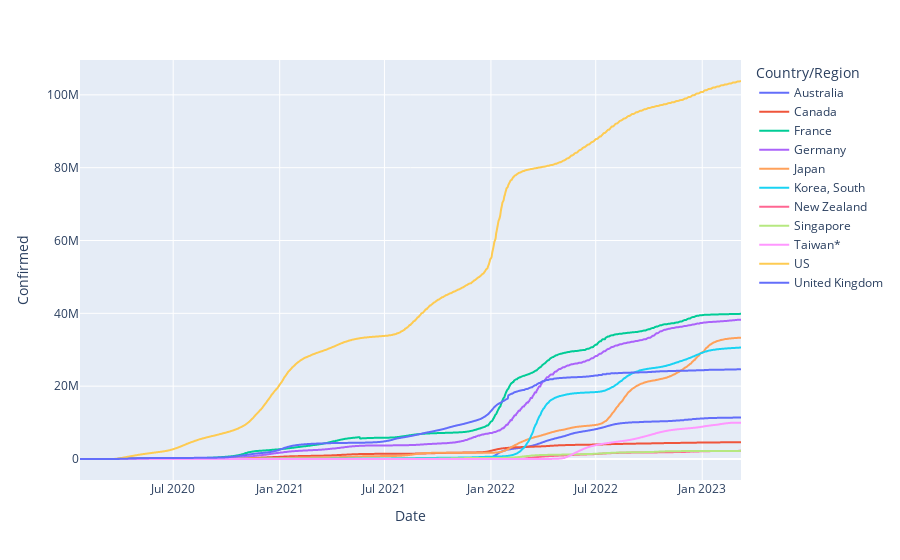

Notebook code cell kept with this figure:
### Code cell
# Plotting with Plotly
country_ts_data = confirmed_time_series[confirmed_time_series['Country/Region'].isin(country_list)]
fig = px.line(country_ts_data, x="Date", y="Confirmed",
              color="Country/Region", line_group="Country/Region", hover_name="Country/Region",
              line_shape="spline", render_mode="svg")
fig.show()

### Figure 1 — Plotly figure (JSON) as saved in the notebook; plotly's stock layout.template omitted (floating-point values rounded to 4 significant figures; data arrays with more than 128 entries replaced by an {"elided": "..."} marker saying what was removed)
{"data": [{"hovertemplate": "<b>%{hovertext}</b><br><br>Country/Region=Australia<br>Date=%{x}<br>Confirmed=%{y}<extra></extra>", "hovertext": {"elided": "1143 str values"}, "legendgroup": "Australia", "line": {"color": "#636efa", "dash": "solid", "shape": "spline"}, "marker": {"symbol": "circle"}, "mode": "lines", "name": "Australia", "orientation": "v", "showlegend": true, "type": "scatter", "x": {"elided": "1143 str values"}, "xaxis": "x", "y": {"elided": "1143 int values"}, "yaxis": "y"}, {"hovertemplate": "<b>%{hovertext}</b><br><br>Country/Region=Canada<br>Date=%{x}<br>Confirmed=%{y}<extra></extra>", "hovertext": {"elided": "1143 str values"}, "legendgroup": "Canada", "line": {"color": "#EF553B", "dash": "solid", "shape": "spline"}, "marker": {"symbol": "circle"}, "mode": "lines", "name": "Canada", "orientation": "v", "showlegend": true, "type": "scatter", "x": {"elided": "1143 str values"}, "xaxis": "x", "y": {"elided": "1143 int values"}, "yaxis": "y"}, {"hovertemplate": "<b>%{hovertext}</b><br><br>Country/Region=France<br>Date=%{x}<br>Confirmed=%{y}<extra></extra>", "hovertext": {"elided": "1143 str values"}, "legendgroup": "France", "line": {"color": "#00cc96", "dash": "solid", "shape": "spline"}, "marker": {"symbol": "circle"}, "mode": "lines", "name": "France", "orientation": "v", "showlegend": true, "type": "scatter", "x": {"elided": "1143 str values"}, "xaxis": "x", "y": {"elided": "1143 int values"}, "yaxis": "y"}, {"hovertemplate": "<b>%{hovertext}</b><br><br>Country/Region=Germany<br>Date=%{x}<br>Confirmed=%{y}<extra></extra>", "hovertext": {"elided": "1143 str values"}, "legendgroup": "Germany", "line": {"color": "#ab63fa", "dash": "solid", "shape": "spline"}, "marker": {"symbol": "circle"}, "mode": "lines", "name": "Germany", "orientation": "v", "showlegend": true, "type": "scatter", "x": {"elided": "1143 str values"}, "xaxis": "x", "y": {"elided": "1143 int values"}, "yaxis": "y"}, {"hovertemplate": "<b>%{hovertext}</b><br><br>Country/Region=Japan<br>Date=%{x}<br>Confirmed=%{y}<extra></extra>", "hovertext": {"elided": "1143 str values"}, "legendgroup": "Japan", "line": {"color": "#FFA15A", "dash": "solid", "shape": "spline"}, "marker": {"symbol": "circle"}, "mode": "lines", "name": "Japan", "orientation": "v", "showlegend": true, "type": "scatter", "x": {"elided": "1143 str values"}, "xaxis": "x", "y": {"elided": "1143 int values"}, "yaxis": "y"}, {"hovertemplate": "<b>%{hovertext}</b><br><br>Country/Region=Korea, South<br>Date=%{x}<br>Confirmed=%{y}<extra></extra>", "hovertext": {"elided": "1143 str values"}, "legendgroup": "Korea, South", "line": {"color": "#19d3f3", "dash": "solid", "shape": "spline"}, "marker": {"symbol": "circle"}, "mode": "lines", "name": "Korea, South", "orientation": "v", "showlegend": true, "type": "scatter", "x": {"elided": "1143 str values"}, "xaxis": "x", "y": {"elided": "1143 int values"}, "yaxis": "y"}, {"hovertemplate": "<b>%{hovertext}</b><br><br>Country/Region=New Zealand<br>Date=%{x}<br>Confirmed=%{y}<extra></extra>", "hovertext": {"elided": "1143 str values"}, "legendgroup": "New Zealand", "line": {"color": "#FF6692", "dash": "solid", "shape": "spline"}, "marker": {"symbol": "circle"}, "mode": "lines", "name": "New Zealand", "orientation": "v", "showlegend": true, "type": "scatter", "x": {"elided": "1143 str values"}, "xaxis": "x", "y": {"elided": "1143 int values"}, "yaxis": "y"}, {"hovertemplate": "<b>%{hovertext}</b><br><br>Country/Region=Singapore<br>Date=%{x}<br>Confirmed=%{y}<extra></extra>", "hovertext": {"elided": "1143 str values"}, "legendgroup": "Singapore", "line": {"color": "#B6E880", "dash": "solid", "shape": "spline"}, "marker": {"symbol": "circle"}, "mode": "lines", "name": "Singapore", "orientation": "v", "showlegend": true, "type": "scatter", "x": {"elided": "1143 str values"}, "xaxis": "x", "y": {"elided": "1143 int values"}, "yaxis": "y"}, {"hovertemplate": "<b>%{hovertext}</b><br><br>Country/Region=Taiwan*<br>Date=%{x}<br>Confirmed=%{y}<extra></extra>", "hovertext": {"elided": "1143 str values"}, "legendgroup": "Taiwan*", "line": {"color": "#FF97FF", "dash": "solid", "shape": "spline"}, "marker": {"symbol": "circle"}, "mode": "lines", "name": "Taiwan*", "orientation": "v", "showlegend": true, "type": "scatter", "x": {"elided": "1143 str values"}, "xaxis": "x", "y": {"elided": "1143 int values"}, "yaxis": "y"}, {"hovertemplate": "<b>%{hovertext}</b><br><br>Country/Region=US<br>Date=%{x}<br>Confirmed=%{y}<extra></extra>", "hovertext": {"elided": "1143 str values"}, "legendgroup": "US", "line": {"color": "#FECB52", "dash": "solid", "shape": "spline"}, "marker": {"symbol": "circle"}, "mode": "lines", "name": "US", "orientation": "v", "showlegend": true, "type": "scatter", "x": {"elided": "1143 str values"}, "xaxis": "x", "y": {"elided": "1143 int values"}, "yaxis": "y"}, {"hovertemplate": "<b>%{hovertext}</b><br><br>Country/Region=United Kingdom<br>Date=%{x}<br>Confirmed=%{y}<extra></extra>", "hovertext": {"elided": "1143 str values"}, "legendgroup": "United Kingdom", "line": {"color": "#636efa", "dash": "solid", "shape": "spline"}, "marker": {"symbol": "circle"}, "mode": "lines", "name": "United Kingdom", "orientation": "v", "showlegend": true, "type": "scatter", "x": {"elided": "1143 str values"}, "xaxis": "x", "y": {"elided": "1143 int values"}, "yaxis": "y"}], "layout": {"legend": {"title": {"text": "Country/Region"}, "tracegroupgap": 0}, "margin": {"t": 60}, "xaxis": {"anchor": "y", "domain": [0, 1], "title": {"text": "Date"}}, "yaxis": {"anchor": "x", "domain": [0, 1], "title": {"text": "Confirmed"}}}}
